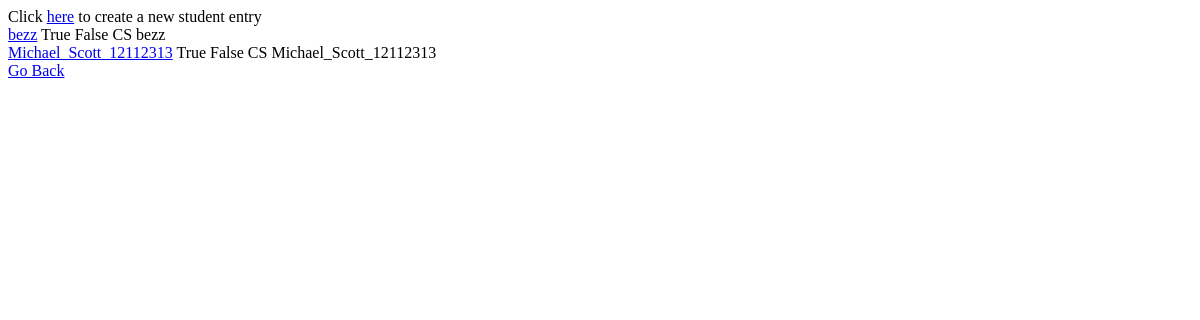
The app's page /students/, older data.
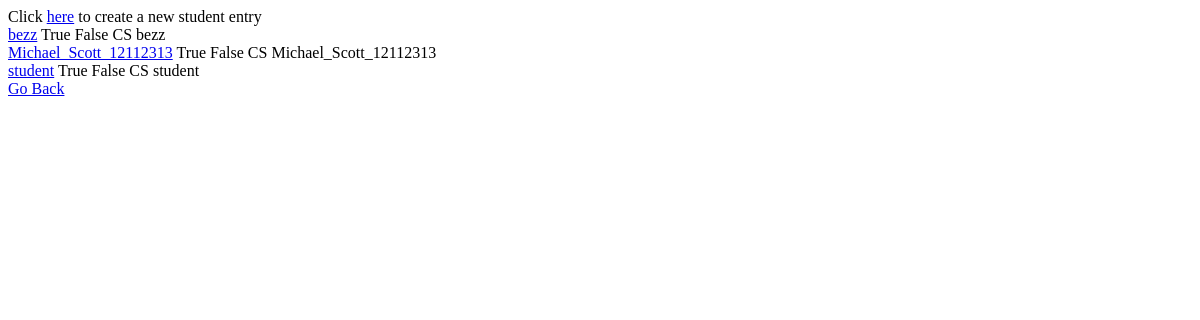
The same page, newer data.
### student/models.py (models this page shows, shortened)
class Student(models.Model):
    user = models.OneToOneField('user.User', on_delete=models.CASCADE)
    roll_no = models.BigIntegerField(blank= True, null= True)
    date_of_birth = models.DateField(blank= True, null=True)
    department = models.ForeignKey('department.Department', null=True, blank= True, on_delete=models.SET_NULL)

### user/models.py (models this page shows, shortened)
class User(AbstractUser):
    pass
    phone_no = models.CharField(max_length=15, null=True, blank=True)
    address = models.CharField(max_length=100, null = True, blank= True)
    year_of_joining = models.IntegerField(null=True, blank=True)
    is_admin = models.BooleanField(default=True)
    is_teacher = models.BooleanField(default=False)
    is_student = models.BooleanField(default=False)

### department/models.py (models this page shows)
class Department(models.Model):
    department_name = models.CharField(max_length=50)
    hod = models.OneToOneField('teacher.Teacher', null= True, blank= True, on_delete=models.SET_NULL)
    def __str__(self):
        return self.department_name

### student/views.py (the view)
# urls.py: path("", StudentListView.as_view(), name = 'student-list-view'),
class StudentListView(ListView):
    template_name = "student/student_list.html"
    context_object_name = 'students'
    def get_queryset(self):
        queryset = Student.objects.all()
        return queryset

### student/templates/student/student_list.html
<div>
    Click <a href="{% url 'students:student-create-view' %}">here</a> to create a new student entry
</div>
<div>
    {% for student in students %}
        <div>
            <a href="{% url 'students:student-detail-view' student.pk %}">{{student.user.username}}</a>
            {{student.user.is_student}}
            {{student.user.is_teacher}}
            {{student.department}}
            {{student.user.username}}
        </div>
    {% endfor %}
</div>
<div>
    <a href="{% url 'landing-page' %}">Go Back</a>
</div>

Row changes from the older to the newer data that the page shows:
added Student: user.username "student", user.is_student "True", user.is_teacher "False", department "CS"
